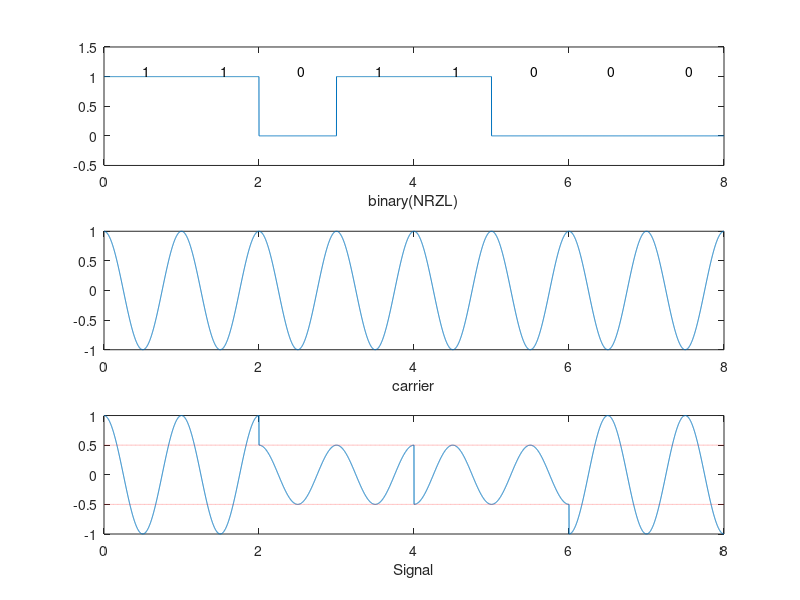

Write the MATLAB code that produced this figure.
% Exam question for 2010, Quadrature ASK: 4 levels ASK
clf
clear all
N = 8;
ts = 1000;
t=linspace(0,N,N*ts);
fc = 1;
sc = cos(2*pi*fc*t);
bk = [1 1 0 1 1 0 0 0]; %rand(1,N)>0.5;
n = 1:2:(N-1);
qk = [3 2.25 0.75 0] - 1.5;%(bk(n)*2 + bk(n+1)) - 1.5;
bkt = kron(bk, ones(1,ts));
qkt = kron(qk, ones(1,2*ts));
signal = sc.*qkt/1.5;
subplot(3,1,1);
plot(t,bkt);
axis([0 N -0.5 1.5])
xlabel('binary(NRZL)');
for k=1:N
    text(k-0.5,1.1,sprintf('%d',bk(k)));
end
subplot(3,1,2);
plot(t,sc);
xlabel('carrier');
subplot(3,1,3);
plot(t, signal, t, ones(1,N*ts)*0.5, 'r:', t, -ones(1,N*ts)*0.5, 'r:');
xlabel('Signal');
